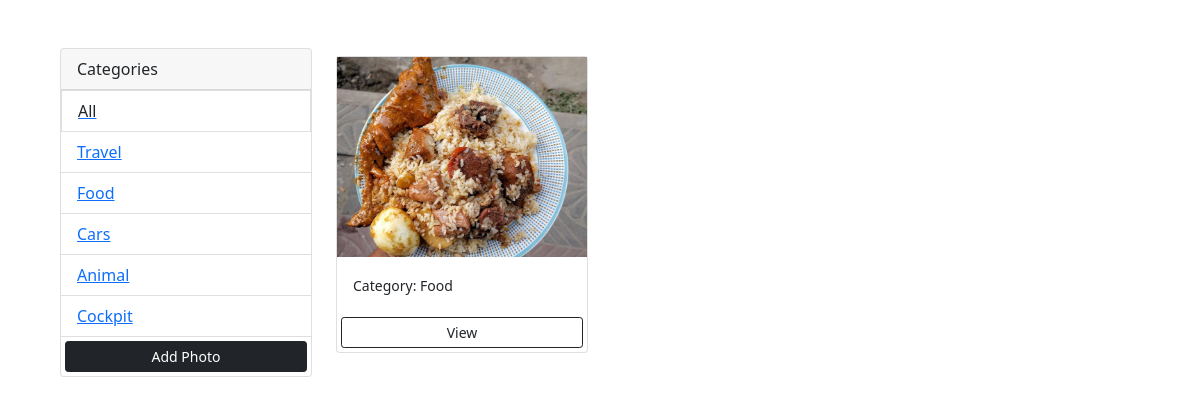
The app's page /?category=Food with its own data.
### photos/models.py (models this page shows, shortened)
class Category(models.Model):
  name = models.CharField(max_length=100, null=False, blank=False)

class Photo(models.Model):
  category = models.ForeignKey(Category,on_delete=models.SET_NULL,null=True, blank=True)
  image = models.ImageField(null=False, blank=False)
  description = models.TextField()

### photos/views.py (the view)
# urls.py: path('',views.gallery, name='gallery'),
def gallery(request):
  category = request.GET.get('category')
  if category == None:
    photos = Photo.objects.all()
  else:
    photos = Photo.objects.filter(category__name=category)
  categories = Category.objects.all()
  context = {'categories':categories, 'photos':photos}
  return render(request,'photos/gallery.html',context)

### photos/templates/photos/gallery.html (shortened to what this page needs)
<!DOCTYPE html>
<html lang="en">
  <head>
    <link
      href="https://cdn.jsdelivr.net/npm/bootstrap@5.0.2/dist/css/bootstrap.min.css"
      rel="stylesheet"
    />
  </head>
  <body class="m-5">
    <div class="container">
      <div class="row">
        <div class="col-md-3">
          <div class="card">
            <div class="card-header">
              Categories
            </div>
            <ul class="list-group list-group-flush">
              <a href="{% url 'gallery' %}"><li class="list-group-item">All</li></a>
              {% for category in categories %}
                <li class="list-group-item">
                  <a href="{% url 'gallery' %}?category={{category.name}}">
                    {{category.name}}
                  </a>
                </li>
              {% endfor %}
              <a href="{% url 'add' %}" class="btn btn-block btn-dark btn-sm m-1">
                Add Photo
              </a>
            </ul>
          </div>
        </div>
        <div class="col-md-9">
          <div class="row">
            {% for photo in photos %}
            <div class="col-md-4">
              <div class="card my-2">
                <img class="image-thumbnail" src="{{photo.image.url}}" class="card-img-top" alt="..." />
                <div class="card-body">
                  <small class="card-text">Category: {{photo.category.name}}</small>
                </div>
                <a href="{% url 'photo' photo.id %}" class="btn btn-outline-dark btn-sm m-1">View</a>
              </div>
            </div>
            {% empty %}
              <h3>No Photos...</h3>
            {% endfor %}
          </div>
        </div>
      </div>
    </div>
  </body>
</html>

### photos/templates/photos/gallery.html (style rules this page uses)
.image-thumbnail { height:200px; object-fit:cover; }

### records on screen
Category: name "Travel"
Category: name "Food"
Category: name "Cars"
Category: name "Animal"
Category: name "Cockpit"
Photo: image (picture), category.name "Food"
